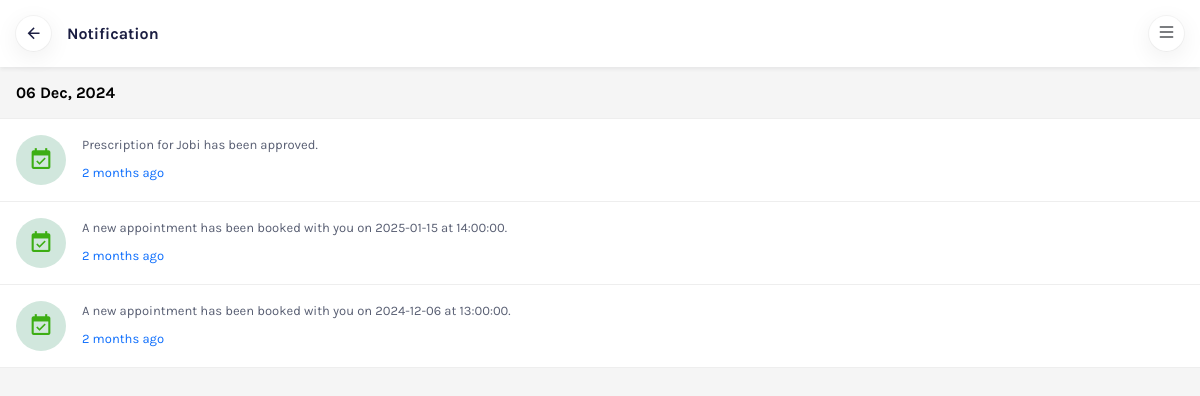
/doctors/notification_doctor_view/ (signed in), run on the app's committed database.
### patients/models.py (models this page shows, shortened)
class Notification(models.Model):
    user = models.ForeignKey(CustomUser, on_delete=models.CASCADE, related_name='notifications')
    message = models.TextField()
    created_at = models.DateTimeField(auto_now_add=True)
    is_read = models.BooleanField(default=False)

### doctors/views.py (the view)
# urls.py: path('notification_doctor_view/', NotificationDoctorView.as_view(), name='notification_doctor_view'),
class NotificationDoctorView(DoctorLoginRequiredMixin, TemplateView):
    template_name = 'notification_doctor.html'
    def get_context_data(self, **kwargs) :
        context = super().get_context_data(**kwargs)
        notifications = Notification.objects.filter(user=self.request.user).order_by('-created_at')
        grouped_notifications = defaultdict(list)
        for notification in notifications:
            notification_date = localtime(notification.created_at).date()
            today = now().date()
            yesterday = (now() - timedelta(days=1)).date()
            if notification_date == today:
                group_key = "Today"
            elif notification_date == yesterday:
                group_key = "Yesterday"
            else:
                group_key = notification_date.strftime('%d %b, %Y')
            grouped_notifications[group_key].append(notification)
            time_diff = now() - notification.created_at
            notification.is_just_now = time_diff < timedelta(minutes=1)
        context['grouped_notifications'] = dict(grouped_notifications)
        return context

### accounts/mixins.py (called while the page is built)
    def dispatch(self, request, *args, **kwargs):
        if not request.user.groups.filter(name='Doctor').exists():
            raise PermissionDenied
        return super().dispatch(request, *args, **kwargs)

### doctors/templates/notification_doctor.html (shortened to what this page needs)
{% extends 'base.html' %}
{% block content %}
{% load static %}
<body class="bg-light">
   <div class="notification d-flex flex-column vh-100">
      <div class="d-flex align-items-center justify-content-between mb-auto p-3 bg-white shadow-sm osahan-header">
         <a href="{% url 'doctor_home' %}" class="text-dark bg-white shadow rounded-circle icon">
               <span class="mdi mdi-arrow-left mdi-18px"></span></a>
         <h6 class="mb-0 ms-3 me-auto fw-bold">Notification</h6>
         <div class="d-flex align-items-center gap-3">
            <a class="toggle bg-white shadow rounded-circle icon d-flex align-items-center justify-content-center fs-5" href="#"><i class="bi bi-list"></i></a>
         </div>
      </div>
      <div class="vh-100 my-auto overflow-auto body-fix-osahan-footer">
         {% if grouped_notifications.items %}
         {% for date, notifications in grouped_notifications.items %}
             <div>
                 <h6 class="border-bottom fw-bold text-black p-3 mb-0">{{ date }}</h6>
                 {% for notification in notifications %}
                     <div class="d-flex gap-3 border-bottom p-3
                     {% if not notification.is_read %}bg-white {% else %}bg-light text-muted{% endif %}"
                     onclick="markAsRead({{ notification.id }}, this)" style="cursor:pointer">
                         <div>
                             <span class="bg-success-subtle rounded-pill notification-icon">
                                 <span class="mdi mdi-calendar-check text-success"></span>
                             </span>
                         </div>
                         <div>
                             <p class="text-muted mb-2">{{ notification.message }}</p>
                             <a href="#">
                              {% if notification.is_just_now %}
                                    Just Now
                              {% else %}
                                    {{ notification.created_at|timesince }} ago
                              {% endif %}
                             </a>
                         </div>
                     </div>
                 {% endfor %}
             </div>
         {% endfor %}
         {% else %}
         <p class="text-center text-muted p-5 no-notifications">No notifications found</p>
         {% endif %}
     </div>
{% endblock %}

### static/vender/sidebar/demo.css (style rules this page uses)
.hc-nav-trigger.hc-nav-1, .hc-nav-trigger { display: none; }
.hc-nav-trigger { font-size: 26px; color: #22252a; }

### static/css/style.css (style rules this page uses)
:root { --dark: #1b1e42; --primary: #014CC4; --light-primary: #01BDF3; --lighter-primary: #598fff; --lighter-primary-opacity: #e9f2ff; --secondary: #595f73; --light: #f5f5f5; --success: #3dae14; --light-success: #93cf88; --warning: #fdbe00; --light-warning: #fbf2d9; --orange: #FF8811; --light-orange: #f8efea; }
body { font-family: 'Karla', sans-serif; color: var(--dark); font-size: 13px; }
.border-bottom { border-color: #eee !important; }
.text-dark { color: var(--dark) !important; }
.text-success { color: var(--success) !important; }
.bg-light { background-color: var(--light) !important; }
.text-muted { color: var(--secondary) !important; }
a { text-decoration: none; }
.shadow { box-shadow: rgb(0 0 0 / 7%) 0px 6px 24px 0px, rgb(0 0 0 / 4%) 0px 0px 0px 1px !important; }
.body-fix-osahan-footer { padding-bottom: 82px; }
.icon { min-width: 35px; width: 35px; height: 35px; display: flex; align-items: center; justify-content: center; }
.notification-icon { width: 50px; height: 50px; display: flex; align-items: center; justify-content: center; font-size: 25px; }

### data on the page
Notification: date "06 Dec, 2024", message "Prescription for Jobi has been approved.", created_at "2 months"
Notification: message "A new appointment has been booked with you on 2025-01-15 at 14:00:00.", created_at "2 months"
Notification: message "A new appointment has been booked with you on 2024-12-06 at 13:00:00.", created_at "2 months"
